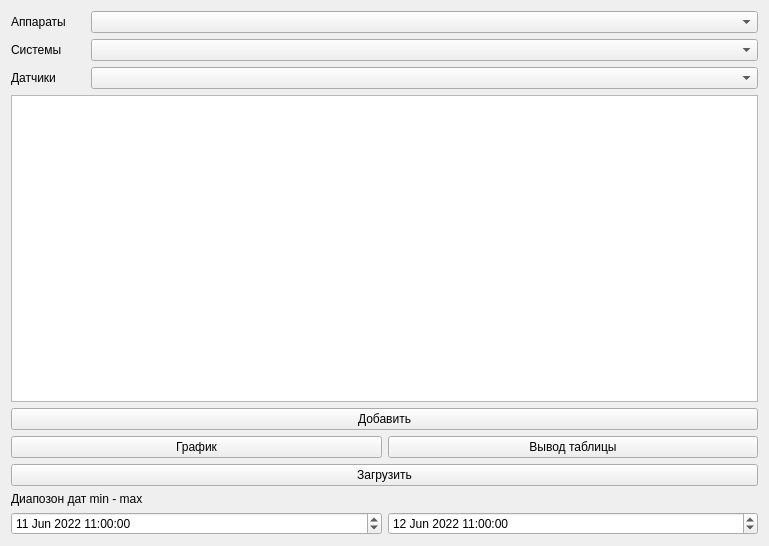
<?xml version="1.0" encoding="UTF-8"?>
<ui version="4.0">
 <class>MainWindow</class>
 <widget class="QMainWindow" name="MainWindow">
  <property name="geometry">
   <rect>
    <x>0</x>
    <y>0</y>
    <width>769</width>
    <height>546</height>
   </rect>
  </property>
  <property name="windowTitle">
   <string>Обработка данных</string>
  </property>
  <widget class="QWidget" name="centralWidget">
   <layout class="QVBoxLayout" name="verticalLayout_6">
    <item>
     <layout class="QHBoxLayout" name="horizontalLayout_5" stretch="1,9">
      <item>
       <widget class="QLabel" name="label_2">
        <property name="text">
         <string>Аппараты</string>
        </property>
       </widget>
      </item>
      <item>
       <widget class="QComboBox" name="SpaceShips"/>
      </item>
     </layout>
    </item>
    <item>
     <layout class="QHBoxLayout" name="horizontalLayout_4" stretch="1,9">
      <item>
       <widget class="QLabel" name="label_3">
        <property name="text">
         <string>Системы</string>
        </property>
       </widget>
      </item>
      <item>
       <widget class="QComboBox" name="OnBoardSystems"/>
      </item>
     </layout>
    </item>
    <item>
     <layout class="QHBoxLayout" name="horizontalLayout_3" stretch="1,9">
      <item>
       <widget class="QLabel" name="label_4">
        <property name="text">
         <string>Датчики</string>
        </property>
       </widget>
      </item>
      <item>
       <widget class="QComboBox" name="Options"/>
      </item>
     </layout>
    </item>
    <item>
     <widget class="QListWidget" name="AdditemList"/>
    </item>
    <item>
     <widget class="QPushButton" name="AddButton">
      <property name="text">
       <string>Добавить</string>
      </property>
     </widget>
    </item>
    <item>
     <layout class="QHBoxLayout" name="horizontalLayout">
      <item>
       <widget class="QPushButton" name="clear">
        <property name="text">
         <string>График</string>
        </property>
       </widget>
      </item>
      <item>
       <widget class="QPushButton" name="TableViewButton">
        <property name="text">
         <string>Вывод таблицы</string>
        </property>
       </widget>
      </item>
     </layout>
    </item>
    <item>
     <widget class="QPushButton" name="load">
      <property name="text">
       <string>Загрузить</string>
      </property>
     </widget>
    </item>
    <item>
     <layout class="QVBoxLayout" name="graph_layout"/>
    </item>
    <item>
     <widget class="QLabel" name="label">
      <property name="text">
       <string>Диапозон дат min - max</string>
      </property>
     </widget>
    </item>
    <item>
     <layout class="QHBoxLayout" name="horizontalLayout_2">
      <item>
       <widget class="QDateTimeEdit" name="mindate">
        <property name="dateTime">
         <datetime>
          <hour>11</hour>
          <minute>0</minute>
          <second>0</second>
          <year>2022</year>
          <month>6</month>
          <day>11</day>
         </datetime>
        </property>
       </widget>
      </item>
      <item>
       <widget class="QDateTimeEdit" name="maxdate">
        <property name="dateTime">
         <datetime>
          <hour>11</hour>
          <minute>0</minute>
          <second>0</second>
          <year>2022</year>
          <month>6</month>
          <day>12</day>
         </datetime>
        </property>
       </widget>
      </item>
     </layout>
    </item>
   </layout>
  </widget>
 </widget>
 <layoutdefault spacing="6" margin="11"/>
 <resources/>
 <connections/>
</ui>
